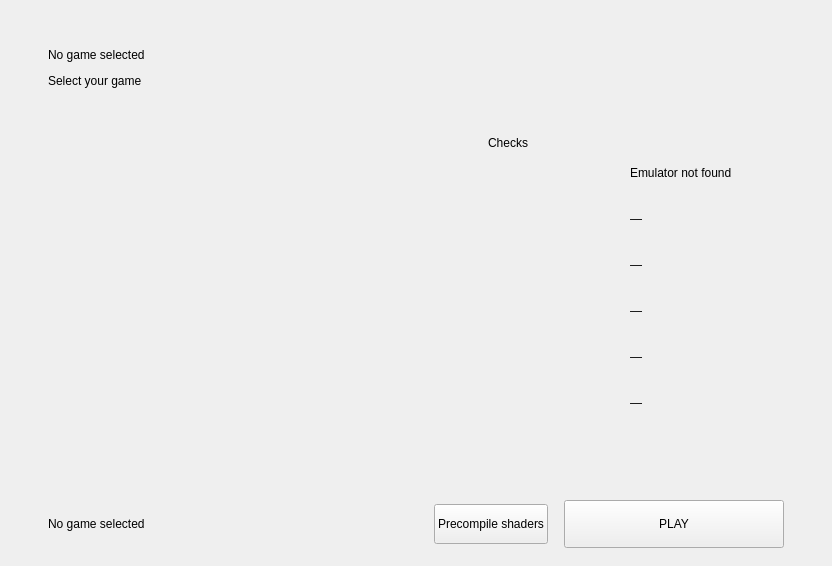
     <widget class="QWidget" name="page_play">
      <layout class="QVBoxLayout" name="playPageLayout">
       <property name="spacing">
        <number>0</number>
       </property>
       <property name="leftMargin">
        <number>0</number>
       </property>
       <property name="topMargin">
        <number>0</number>
       </property>
       <property name="rightMargin">
        <number>0</number>
       </property>
       <property name="bottomMargin">
        <number>0</number>
       </property>
       <item>
        <widget class="ArtBackground" name="play_art" native="true">
         <property name="sizePolicy">
          <sizepolicy hsizetype="Expanding" vsizetype="Expanding">
           <horstretch>0</horstretch>
           <verstretch>1</verstretch>
          </sizepolicy>
         </property>
         <layout class="QVBoxLayout" name="playContentLayout">
          <property name="spacing">
           <number>12</number>
          </property>
          <property name="leftMargin">
           <number>48</number>
          </property>
          <property name="topMargin">
           <number>48</number>
          </property>
          <property name="rightMargin">
           <number>48</number>
          </property>
          <property name="bottomMargin">
           <number>32</number>
          </property>
          <item>
           <widget class="QLabel" name="play_eyebrow">
            <property name="text">
             <string>No game selected</string>
            </property>
            <property name="textStyle" stdset="0">
             <string notr="true">Label/Eyebrow</string>
            </property>
            <property name="tone" stdset="0">
             <string notr="true">secondary</string>
            </property>
           </widget>
          </item>
          <item>
           <widget class="BrushHeading" name="play_title">
            <property name="text">
             <string>Select your game</string>
            </property>
            <property name="textStyle" stdset="0">
             <string notr="true">Heading/Title</string>
            </property>
           </widget>
          </item>
          <item>
           <spacer name="playHeaderGap">
            <property name="orientation">
             <enum>Qt::Vertical</enum>
            </property>
            <property name="sizeType">
             <enum>QSizePolicy::Fixed</enum>
            </property>
            <property name="sizeHint" stdset="0">
             <size>
              <width>20</width>
              <height>12</height>
             </size>
            </property>
           </spacer>
          </item>
          <item>
           <layout class="QHBoxLayout" name="playCardsLayout">
            <property name="spacing">
             <number>24</number>
            </property>
            <item>
             <widget class="QFrame" name="card_games">
              <property name="sizePolicy">
               <sizepolicy hsizetype="Expanding" vsizetype="Preferred">
                <horstretch>1</horstretch>
                <verstretch>0</verstretch>
               </sizepolicy>
              </property>
              <property name="card" stdset="0">
               <bool>true</bool>
              </property>
              <layout class="QVBoxLayout" name="cardGamesLayout">
               <property name="spacing">
                <number>0</number>
               </property>
               <property name="leftMargin">
                <number>16</number>
               </property>
               <property name="topMargin">
                <number>16</number>
               </property>
               <property name="rightMargin">
                <number>16</number>
               </property>
               <property name="bottomMargin">
                <number>16</number>
               </property>
               <item>
                <widget class="ConfigurationListWidget" name="widget" native="true">
                 <property name="sizePolicy">
                  <sizepolicy hsizetype="Expanding" vsizetype="Preferred">
                   <horstretch>0</horstretch>
                   <verstretch>0</verstretch>
                  </sizepolicy>
                 </property>
                 <property name="minimumSize">
                  <size>
                   <width>360</width>
                   <height>200</height>
                  </size>
                 </property>
                </widget>
               </item>
              </layout>
             </widget>
            </item>
            <item alignment="Qt::AlignTop">
<widget class="QFrame" name="card_checks"><property name="minimumSize"><size><width>320</width><height>0</height></size></property>
<property name="maximumSize"><size><width>320</width><height>16777215</height></size></property><property name="card" stdset="0"><bool>true</bool></property>
<layout class="QVBoxLayout" name="card_checksLayout"><property name="spacing"><number>16</number></property><property name="leftMargin"><number>24</number></property><property name="topMargin"><number>24</number></property><property name="rightMargin"><number>24</number></property><property name="bottomMargin"><number>24</number></property>
<item><widget class="BrushHeading" name="card_checks_title"><property name="text"><string>Checks</string></property>
<property name="textStyle" stdset="0"><string notr="true">Heading/Section</string></property>
</widget></item>
<item><widget class="QWidget" name="check_emulator_row"><layout class="QHBoxLayout" name="check_emulatorRow"><property name="spacing"><number>12</number></property><property name="leftMargin"><number>0</number></property><property name="topMargin"><number>0</number></property><property name="rightMargin"><number>0</number></property><property name="bottomMargin"><number>0</number></property>
<item alignment="Qt::AlignTop"><widget class="StatusIcon" name="check_emulator_status" native="true"/></item>
<item><layout class="QVBoxLayout" name="check_emulatorText"><property name="spacing"><number>2</number></property>
<item><widget class="QLabel" name="check_emulator"><property name="text"><string>Emulator not found</string></property>
<property name="textStyle" stdset="0"><string notr="true">Body/Default</string></property>
</widget></item>
<item><widget class="QLabel" name="check_emulator_description"><property name="text"><string></string></property>
<property name="wordWrap"><bool>true</bool></property>
<property name="textStyle" stdset="0"><string notr="true">Body/Description</string></property>
<property name="tone" stdset="0"><string notr="true">secondary</string></property>
</widget></item>
</layout></item></layout></widget></item>
<item><layout class="QHBoxLayout" name="check_folderRow"><property name="spacing"><number>12</number></property>
<item alignment="Qt::AlignTop"><widget class="StatusIcon" name="check_folder_status" native="true"/></item>
<item><layout class="QVBoxLayout" name="check_folderText"><property name="spacing"><number>2</number></property>
<item><widget class="QLabel" name="check_folder"><property name="text"><string>—</string></property>
<property name="textStyle" stdset="0"><string notr="true">Body/Default</string></property>
</widget></item>
<item><widget class="QLabel" name="check_folder_description"><property name="text"><string></string></property>
<property name="wordWrap"><bool>true</bool></property>
<property name="textStyle" stdset="0"><string notr="true">Body/Description</string></property>
<property name="tone" stdset="0"><string notr="true">secondary</string></property>
</widget></item>
</layout></item></layout></item>
<item><widget class="QWidget" name="check_version_row"><layout class="QHBoxLayout" name="check_versionRow"><property name="spacing"><number>12</number></property><property name="leftMargin"><number>0</number></property><property name="topMargin"><number>0</number></property><property name="rightMargin"><number>0</number></property><property name="bottomMargin"><number>0</number></property>
<item alignment="Qt::AlignTop"><widget class="StatusIcon" name="check_version_status" native="true"/></item>
<item><layout class="QVBoxLayout" name="check_versionText"><property name="spacing"><number>2</number></property>
<item><widget class="QLabel" name="check_version"><property name="text"><string>—</string></property>
<property name="textStyle" stdset="0"><string notr="true">Body/Default</string></property>
</widget></item>
<item><widget class="QLabel" name="check_version_description"><property name="text"><string></string></property>
<property name="wordWrap"><bool>true</bool></property>
<property name="textStyle" stdset="0"><string notr="true">Body/Description</string></property>
<property name="tone" stdset="0"><string notr="true">secondary</string></property>
</widget></item>
</layout></item></layout></widget></item>
<item><layout class="QHBoxLayout" name="check_gpuRow"><property name="spacing"><number>12</number></property>
<item alignment="Qt::AlignTop"><widget class="StatusIcon" name="check_gpu_status" native="true"/></item>
<item><layout class="QVBoxLayout" name="check_gpuText"><property name="spacing"><number>2</number></property>
<item><widget class="QLabel" name="check_gpu"><property name="text"><string>—</string></property>
<property name="textStyle" stdset="0"><string notr="true">Body/Default</string></property>
</widget></item>
<item><widget class="QLabel" name="check_gpu_description"><property name="text"><string></string></property>
<property name="wordWrap"><bool>true</bool></property>
<property name="textStyle" stdset="0"><string notr="true">Body/Description</string></property>
<property name="tone" stdset="0"><string notr="true">secondary</string></property>
</widget></item>
</layout></item></layout></item>
<item><layout class="QHBoxLayout" name="check_ramRow"><property name="spacing"><number>12</number></property>
<item alignment="Qt::AlignTop"><widget class="StatusIcon" name="check_ram_status" native="true"/></item>
<item><layout class="QVBoxLayout" name="check_ramText"><property name="spacing"><number>2</number></property>
<item><widget class="QLabel" name="check_ram"><property name="text"><string>—</string></property>
<property name="textStyle" stdset="0"><string notr="true">Body/Default</string></property>
</widget></item>
<item><widget class="QLabel" name="check_ram_description"><property name="text"><string></string></property>
<property name="wordWrap"><bool>true</bool></property>
<property name="textStyle" stdset="0"><string notr="true">Body/Description</string></property>
<property name="tone" stdset="0"><string notr="true">secondary</string></property>
</widget></item>
</layout></item></layout></item>
<item><layout class="QHBoxLayout" name="check_cacheRow"><property name="spacing"><number>12</number></property>
<item alignment="Qt::AlignTop"><widget class="StatusIcon" name="check_cache_status" native="true"/></item>
<item><layout class="QVBoxLayout" name="check_cacheText"><property name="spacing"><number>2</number></property>
<item><widget class="QLabel" name="check_cache"><property name="text"><string>—</string></property>
<property name="textStyle" stdset="0"><string notr="true">Body/Default</string></property>
</widget></item>
<item><widget class="QLabel" name="check_cache_description"><property name="text"><string></string></property>
<property name="wordWrap"><bool>true</bool></property>
<property name="textStyle" stdset="0"><string notr="true">Body/Description</string></property>
<property name="tone" stdset="0"><string notr="true">secondary</string></property>
</widget></item>
</layout></item></layout></item></layout></widget>
            </item>
           </layout>
          </item>
          <item>
           <spacer name="playBottomSpacer">
            <property name="orientation">
             <enum>Qt::Vertical</enum>
            </property>
            <property name="sizeHint" stdset="0">
             <size>
              <width>20</width>
              <height>0</height>
             </size>
            </property>
           </spacer>
          </item>
         </layout>
        </widget>
       </item>
       <item>
        <widget class="BrushBar" name="bottom_bar">
         <property name="minimumSize">
          <size>
           <width>0</width>
           <height>84</height>
          </size>
         </property>
         <property name="maximumSize">
          <size>
           <width>16777215</width>
           <height>84</height>
          </size>
         </property>
         <layout class="QHBoxLayout" name="bottomBarLayout">
          <property name="spacing">
           <number>16</number>
          </property>
          <property name="leftMargin">
           <number>48</number>
          </property>
          <property name="topMargin">
           <number>0</number>
          </property>
          <property name="rightMargin">
           <number>48</number>
          </property>
          <property name="bottomMargin">
           <number>0</number>
          </property>
          <item>
           <widget class="QLabel" name="play_status">
            <property name="text">
             <string>No game selected</string>
            </property>
            <property name="textStyle" stdset="0">
             <string notr="true">Mono/Value</string>
            </property>
           </widget>
          </item>
          <item>
           <spacer name="bottomBarSpacer">
            <property name="orientation">
             <enum>Qt::Horizontal</enum>
            </property>
            <property name="sizeHint" stdset="0">
             <size>
              <width>40</width>
              <height>10</height>
             </size>
            </property>
           </spacer>
          </item>
          <item>
           <widget class="ArtButton" name="play_precompile_button">
            <property name="minimumSize">
             <size>
              <width>0</width>
              <height>40</height>
             </size>
            </property>
            <property name="maximumSize">
             <size>
              <width>16777215</width>
              <height>40</height>
             </size>
            </property>
            <property name="toolTip">
             <string>Open the Shaders page and precompile the shaders of the selected game.</string>
            </property>
            <property name="text">
             <string>Precompile shaders</string>
            </property>
            <property name="textStyle" stdset="0">
             <string notr="true">Label/Button</string>
            </property>
            <property name="brush" stdset="0">
             <string notr="true">underline</string>
            </property>
           </widget>
          </item>
          <item>
           <widget class="ArtButton" name="play_button">
            <property name="minimumSize">
             <size>
              <width>220</width>
              <height>48</height>
             </size>
            </property>
            <property name="maximumSize">
             <size>
              <width>220</width>
              <height>48</height>
             </size>
            </property>
            <property name="toolTip">
             <string>Start the selected game.</string>
            </property>
            <property name="text">
             <string>PLAY</string>
            </property>
            <property name="textStyle" stdset="0">
             <string notr="true">Brand/Play</string>
            </property>
            <property name="brush" stdset="0">
             <string notr="true">swipe</string>
            </property>
           </widget>
          </item>
         </layout>
        </widget>
       </item>
      </layout>
     </widget>
